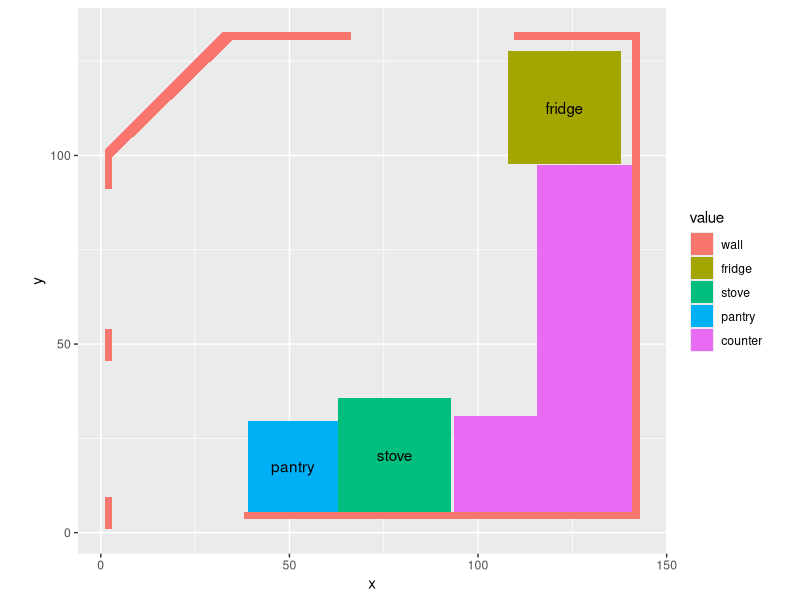

Source code (R):
# Draw kitchen floorplan with ggplot2
# bottom left corner (starting point) at (1,1).

library("ggplot2")
cut   <- 44    # width in inches of 45-degree cut into kitchen (wall 2).
thk   <- 2     # wall thickness, for drawing purposes.
cwd   <- 25.25 # counter depth all the way to wall, including raised part.
frw   <- 3     # fridge clearance from the 2 walls

# walls

# vertical shapes for wall 1, facing front door:
# two cutouts for total width of pantry door (35 in) 
# and kitchen's front door (37 in) where total width
# is measured including the width of the millwork.
x1  <- rep(c(1,1+thk),each=2)
y1  <- c(c(1,1+8.5),c(1+8.5,1))
x2  <- x1
y2  <- y1 + 1 + 8.5 + 35
x3  <- x1
y3  <- y1 + 1 + 8.5 + 35 + 8.5 + 37

# triangular shape connecting wall 1 to wall 2
x4   <- c(1,1,1+thk)
y4   <- c(y3[2],y3[2]+thk,y3[2])

# wall 2
x5   <- c(1,1+sqrt(cut^2/2),1+sqrt(cut^2/2)+sqrt(2*thk^2),1+thk)
y5   <- c(y4[2],y4[2]+sqrt(cut^2/2),y4[1]+sqrt(cut^2/2),y4[1])

# triangular shape connecting wall 2 to wall 3
x6   <- c(x5[2],x5[3],x5[3])
y6   <- c(y5[2],y5[2],y5[3])

# wall 3, facing dining area
x7   <- rep(c(x6[2],x6[2]+31.5),each=2)
y7   <- c(c(y6[3],y6[2]),c(y6[2],y6[3]))
x8   <- x7 + 31.5+43
y8   <- y7

# wall 4, with kitchen window
x9   <- rep(c(x8[4],x8[4]+thk),each=2)
y9   <- c(y8[2],y8[2]-(5*12+65+thk),y8[2]-(5*12+65+thk),y8[2])

# wall 5, behind the stove
x10  <- c(rep(x9[1] - (25+66+12),2),rep(x9[4],2))
y10  <- c(y9[2],y9[2]-thk,y9[2]-thk,y9[2])

# bottom layer: fridge, stove, countertops.

# fridge
x11  <- rep(c(x9[4]-thk-frw,x9[4]-thk-frw-30),each=2)
y11  <- c(y9[4]-thk-frw,y9[4]-thk-frw-30,y9[4]-thk-frw-30,y9[4]-thk-frw)

# stove
x12  <- rep(c(x9[4]-thk-4*12,x9[4]-thk-4*12-30),each=2)
y12  <- c(y10[1],y10[1]+30,y10[1]+30,y10[1])

# pantry
x13  <- rep(c(x12[4]-24,x12[4]),each=2)
y13  <- c(y10[1],y10[1]+24,y10[1]+24,y10[1])

# The counter with kitchen sink (along walls 4 and 5 between fridge and stove)
# is L-shaped. Leave .25in clearance between counter end and fridge.
x14  <- rep(c(x9[1]-cwd,x9[1]),each=2)
y14  <- c(y10[1],y11[2]-.25,y11[2]-.25,y10[1])
x15  <- rep(c(x14[1]-22,x14[1]),each=2)
y15  <- c(y14[1],y14[1]+cwd,y14[1]+cwd,y14[1])   

# The odd-shaped counter is made up of an equilateral trapeze (1) and
# a straight trapezoid (2). The angles of (1) are (65, 65, 115, 115) 
# and the angles of (2) are (65, 90, 90, 115).

# length of the side that's toward the door: 2-step Pythagoras.
c1 <- cwd * tan(25*pi/180) # c as in short cathetus
h1 <- sqrt(c1^2+cwd^2)     # h as in hypothenuse
# angle between h1 and third segment of first wall
a0 <- 90 + 45 - 65
# ratio of the two catheti
r0 <- tan(a0*pi/180)
c0 <- sqrt(h1^2/(1+r0^2))

# These are the (x,y) coordinates of the first obtuse angle of trapese 1,
# the you'd brush against if you came into the kitchen through its front 
# door and for some reason you decided to veer left. Where Joe's bowls are.
x0 <- x1[3]+c0*r0
y0 <- y3[3]-c0

# filler color for walls vs. counters vs. appliances
values <- data.frame(
   id = c(1:15),
   value = factor(c(rep(3,10),4,5,6,rep(7,2)),
                  labels=c('wall','fridge','stove','pantry','counter'))
)

pos <- data.frame(id=c(rep(c(1:3),each = 4),
                       rep(4,3),rep(5,4),
                       rep(6,3),rep(c(7:15),each=4)),
                  x=c(x1,x2,x3,x4,x5,x6,x7,x8,x9,x10,x11,x12,x13,x14,x15),
                  y=c(y1,y2,y3,y4,y5,y6,y7,y8,y9,y10,y11,y12,y13,y14,y15))

pos <- merge(pos,values)

pic <- ggplot() + geom_polygon(data=pos, mapping=aes(x=x, y=y, group=id, fill=value)) + 
   annotate(geom='text', x=(x11[1]+x11[3])/2, y=(y11[1]+y11[3])/2, label="fridge") + 
   annotate(geom='text', x=(x12[1]+x12[3])/2, y=(y12[1]+y12[3])/2, label="stove") +
   annotate(geom='text', x=(x13[1]+x13[3])/2, y=(y13[1]+y13[3])/2, label="pantry") +
   coord_fixed()

